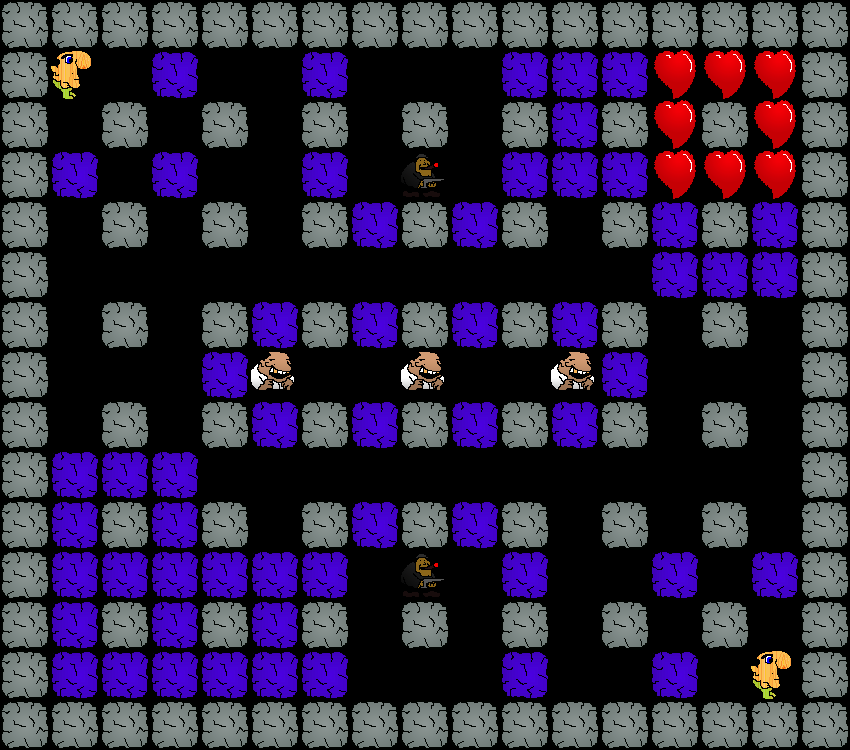

This is a level from a 2D game, rendered from its Tiled map with the project's own tilesets. A one-line summary and the map file follow, with tile-layer data summarised:
An orthogonal 17x15 tile map with 50x50 px tiles, 1 tile layer (Action).

<map version="1.0" orientation="orthogonal" width="17" height="15" tilewidth="50" tileheight="50">
 <tileset firstgid="1" name="Tileset" tilewidth="50" tileheight="50">
  <image source="Tileset.png" width="150" height="200" />
  <tile id="0">
   <properties>
    <property name="Type" value="Soldier" />
   </properties>
  </tile>
  <tile id="1">
   <properties>
    <property name="Type" value="FireLizard" />
   </properties>
  </tile>
  <tile id="2">
   <properties>
    <property name="Type" value="Heart" />
   </properties>
  </tile>
  <tile id="3">
   <properties>
    <property name="Type" value="Sentry" />
   </properties>
  </tile>
  <tile id="4">
   <properties>
    <property name="Type" value="Turret" />
   </properties>
  </tile>
  <tile id="5">
   <properties>
    <property name="Type" value="Shark" />
   </properties>
  </tile>
  <tile id="6">
   <properties>
    <property name="Type" value="BreakableBlock" />
   </properties>
  </tile>
  <tile id="7">
   <properties>
    <property name="Type" value="Block" />
   </properties>
  </tile>
  <tile id="8">
   <properties>
    <property name="Type" value="Gangster" />
   </properties>
  </tile>
  <tile id="9">
   <properties>
    <property name="Type" value="Player" />
   </properties>
  </tile>
  <tile id="11">
   <properties>
    <property name="Type" value="StorBot" />
   </properties>
  </tile>
 </tileset>
 <layer name="Action" width="17" height="15">
  <properties>
   <property name="ColorValue0" value="225" />
   <property name="ColorValue1" value="125" />
   <property name="ColorValue2" value="100" />
   <property name="ColorValue3" value="100" />
  </properties>
  <data>[255 cells, 173 non-empty, 6 distinct tile ids]</data>
 </layer>
</map>
